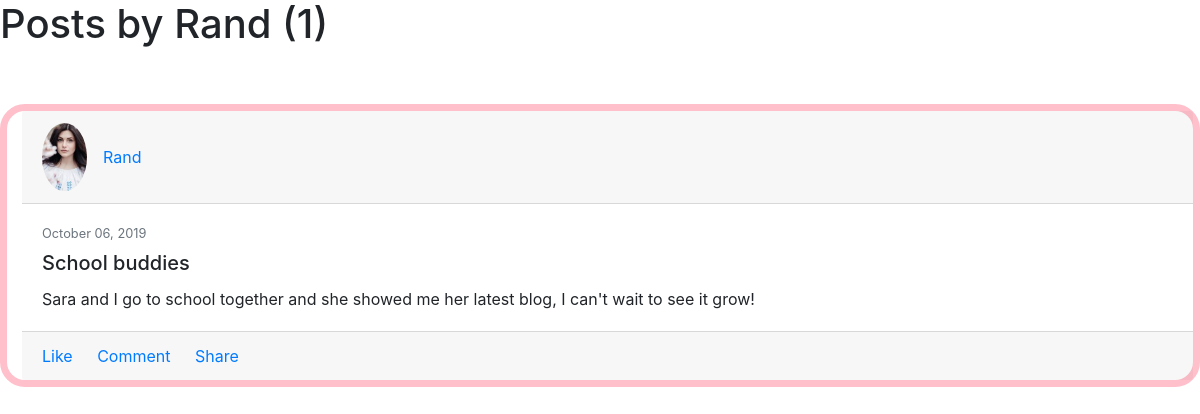
The page /user/Rand on the database its author committed.
### blog/models.py (models this page shows, shortened)
class Post(models.Model):
    title = models.CharField(max_length=100)
    content = models.TextField()
    date_posted = models.DateTimeField(default=timezone.now)
    author = models.ForeignKey(User, on_delete=models.CASCADE)

### users/models.py (models this page shows, shortened)
class Profile(models.Model):
    user = models.OneToOneField(User, on_delete=models.CASCADE)
    image = models.ImageField(default='default.jpg', upload_to='profile_pics')

### blog/views.py (the view)
# urls.py: path('user/<str:username>', UserPostListView.as_view(), name='user-posts'),
class UserPostListView(ListView):
    model = Post
    template_name = 'blog/user_posts.html'  # <app>/<model>_<viewtype>.html
    context_object_name = 'posts'
    paginate_by = 5
    def get_queryset(self):
        user = get_object_or_404(User, username=self.kwargs.get('username'))
        return Post.objects.filter(author=user).order_by('-date_posted')

### blog/templates/blog/user_posts.html (shortened to what this page needs)
{% extends "blog/base.html" %}
{% block content %}
<h1 class="mb-3"> Posts by {{ view.kwargs.username }} ({{ page_obj.paginator.count }})</h1>
<p>&nbsp;</p>
{% for post in posts %}
<div class="card gedf-card">
<div class="card-header">
  <div class="d-flex justify-content-between align-items-center">
      <div class="d-flex justify-content-between align-items-center">
          <div class="mr-2">
              <img class="rounded-circle" width="45" src="{{ post.author.profile.image.url }}" alt="">
          </div>
          <div class="ml-2">
              <a class="card-link" href="{% url 'user-posts' post.author.username %}">{{ post.author }}</a>
          </div>
      </div>
  </div>
</div>
<div class="card-body">
  <div class="text-muted h7 mb-2"> {{ post.date_posted|date:"F d, Y" }}</div>
      <h5 class="card-title">{{ post.title }}</h5>
  <p class="card-text">
      {{ post.content }}
  </p>
</div>
<div class="card-footer">
  <a href="#" class="card-link"> Like</a>
  <a href="#" class="card-link"> Comment</a>
  <a href="#" class="card-link"> Share</a>
</div>
</div>
{% endfor %}
{% endblock content %}

### blog/templates/blog/user_posts.html (style rules this page uses)
.h7 { font-size: 0.8rem; color: white; }
@media (min-width: 992px) { .gedf-card { margin-bottom: 2.77rem; border-radius:25px; padding-left:15px; border-color:pink; border-width:7px; } }

### rows shown on the page
Post: author.profile.image (picture), author "Rand", date_posted "October 06, 2019", title "School buddies", content "Sara and I go to school together and she showed me her latest blog, I can't wait to see it grow!"

### other values the page prints
{{ view.kwargs.username }} "Rand"
{{ page_obj.paginator.count }} "1"
